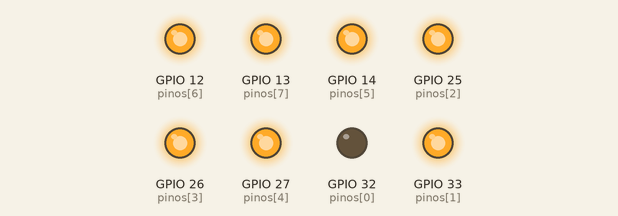
Simulated run of this sketch. Board: ESP32. Shown: output pins drawn as LEDs (lit = HIGH). What the sketch prints to the serial monitor is not drawn.

Above: at 0.1 s.
At 3.6 s:
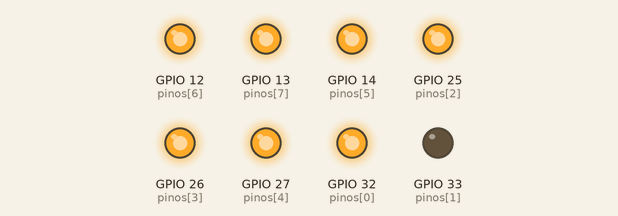
At 7.1 s:
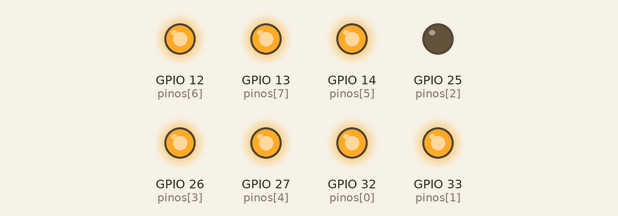
At 17.6 s:
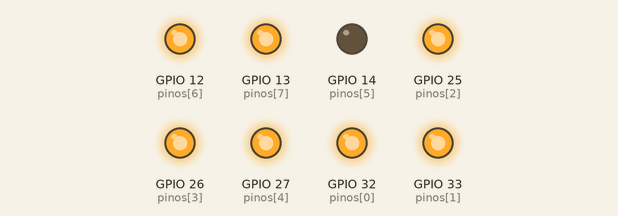
At 24.6 s:
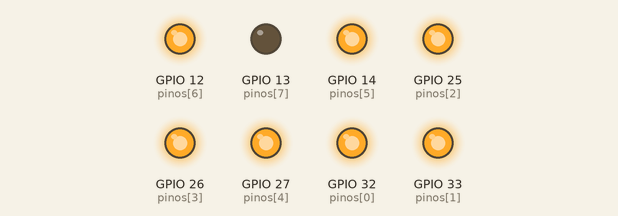
At 38.6 s:
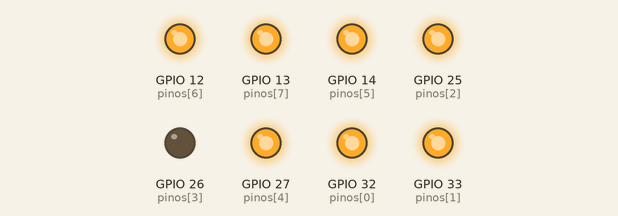
Timing chart, 0 to 40.0 s (numbered marks = the images above):
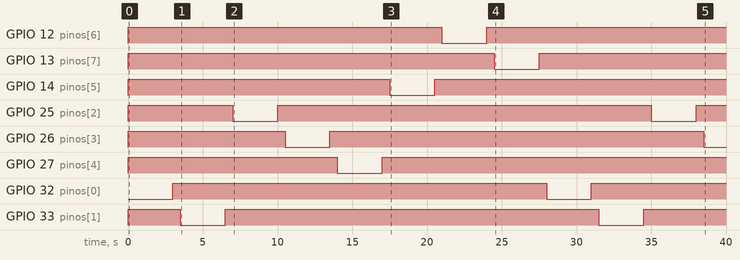

The sketch:

diagnostico_pino.ino
```cpp
// Diagnostico: descobre em qual GPIO o jumper IN do rele esta espetado.
// Varre os pinos de saida da fileira acessivel, um por vez, 3 s em LOW cada.
// Modulo e ativo-baixo: quando o pino certo ficar LOW, o rele arma
// (clique + LED verde). Anotar o numero mostrado no Serial nesse momento.
// Nao inclui SD2/SD3/CMD (flash) nem 34/35/36/39 (input-only).

const int pinos[] = {32, 33, 25, 26, 27, 14, 12, 13};
const int n = sizeof(pinos) / sizeof(pinos[0]);

void setup() {
  Serial.begin(115200);
  for (int i = 0; i < n; i++) {
    pinMode(pinos[i], OUTPUT);
    digitalWrite(pinos[i], HIGH);  // HIGH = rele desarmado
  }
  Serial.println("Varredura de pinos — observe quando o rele clicar");
}

void loop() {
  for (int i = 0; i < n; i++) {
    Serial.printf(">>> GPIO %d em LOW agora\n", pinos[i]);
    digitalWrite(pinos[i], LOW);
    delay(3000);
    digitalWrite(pinos[i], HIGH);
    delay(500);
  }
  Serial.println("--- fim da varredura, recomecando ---");
}
```

Measured:
- by itself, GPIO 12 (pinos[6]): HIGH → LOW at 21.0 s, → HIGH 3.0 s later
- by itself, GPIO 13 (pinos[7]): HIGH → LOW at 24.5 s, → HIGH 3.0 s later
- by itself, GPIO 14 (pinos[5]): HIGH → LOW at 17.5 s, → HIGH 3.0 s later
- by itself, GPIO 25 (pinos[2]), GPIO 33 (pinos[1]): alternates HIGH for 25.0 s and LOW for 3.0 s
- by itself, GPIO 26 (pinos[3]): HIGH → LOW at 10.5 s, → HIGH 3.0 s later, → LOW 25.0 s later
- by itself, GPIO 27 (pinos[4]): HIGH → LOW at 14.0 s, → HIGH 3.0 s later
- by itself, GPIO 32 (pinos[0]): LOW → HIGH at 3.0 s, → LOW 25.0 s later, → HIGH 3.0 s later
